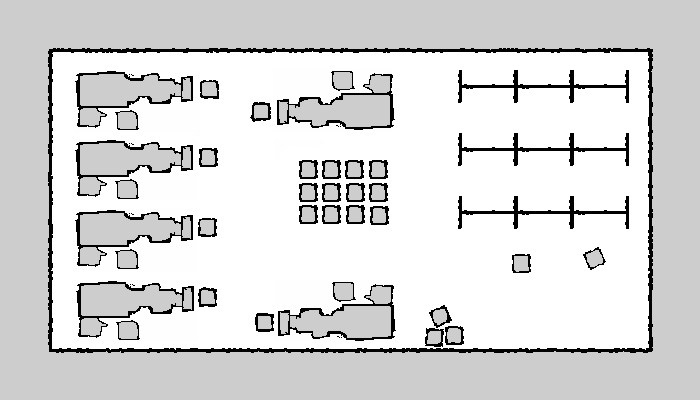
#> input picture Python_Design/FIS_Design/maps/warehouse_map.png, 700 x 400 px, found by its file name; its folder holds 3 pictures in this run
$ python PythonFISV1Implementation.py
#> lines starting #> are read from the running program, lines starting #| are printed output that depends on the picture; after the words box and inside, x2 and y2 are one past the last pixel; in counts of white or black regions, pixels touching at a corner belong together
### python_stuff/FIS_TestV1/PythonFISFunctionV1.py
"""

This program is a Python implementation of a Fuzzy Inference System (FIS)
that was first designed within MATLAB, using the Fuzzy Logic Designer.

This file serves to host the functions that are used within the FIS1 Test Folder.

This particular FIS utilizes the load history, weighted travel distance to task,
and the capabilities of each robot expressed as a triangular singleton membership
function.

"""
######################## Import Packages ########################

import numpy as np
import skfuzzy as fuzz
from skfuzzy import control as ctrl

####################### Define Functions ########################

def fis_create():

    ################ FIS Step 1: Define Fuzzy Sets ##################

    """
    Must firstly define the input linguistic variables. This involves:
        - Defining the linguistic variable itself
        - Defining the crisp universe of discourse for these variables
        - Defining the linguistic values and their membership functions
    """
    # universes of discourse:

    lh_range = [0, 5/6, 4, 5, 6, 55/6, 10]          # crisp values of importance from 0 to 10
    wtd_range = [0, 25/6, 20, 25, 30, 271/6, 50]    # crisp values of importance from 0 to 50
    cap_range = [0, 1, 2]                               # crisp values of importance from 0 to 2

    # define linguistic input variables:

    lh = ctrl.Antecedent(lh_range, 'Load History')
    wtd = ctrl.Antecedent(wtd_range, 'Weighted Travel Distance')
    cap = ctrl.Antecedent(cap_range, 'Capabilities')

    # define membership functions for the input variables:
    #   - we have 3 linguistic terms for each variable

    lh['Low'] = fuzz.trimf(lh.universe, [0, 0, 6])
    lh['Medium'] = fuzz.trimf(lh.universe, [5/6, 5, 55/6])
    lh['High'] = fuzz.trimf(lh.universe, [4, 10, 10])

    wtd['Low'] = fuzz.trimf(wtd.universe, [0, 0, 30])
    wtd['Medium'] = fuzz.trimf(wtd.universe, [25/6, 25, 271/6])
    wtd['High'] = fuzz.trimf(wtd.universe, [20, 50, 50])

    cap['No Matches'] = fuzz.trimf(cap.universe, [0, 0, 0])
    cap['One Match'] = fuzz.trimf(cap.universe, [1, 1, 1])
    cap['Two Matches'] = fuzz.trimf(cap.universe, [2, 2, 2])

    """
    Now we can define the output linguistic variable. This involves:
        - Defining the linguistic variable itself
        - Defining the crisp universe of discourse for this variable
        - Defining the linguistic value and its membership function
    """

    # universe of discourse:

    suit_range = [0, 5/12, 25/12, 2.5, 35/12, 55/12, 5, 65/12, 85/12, 7.5, 95/12, 115/12, 10]

    # define linguistic output variable:

    suit = ctrl.Consequent(suit_range, 'Suitability')

    # membership functions for linguistic values:

    suit['Very Low'] = fuzz.trimf(suit.universe, [0, 0, 25/12])
    suit['Low'] = fuzz.trimf(suit.universe, [5/12, 2.5, 55/12])
    suit['Medium'] = fuzz.trimf(suit.universe, [35/12, 5, 85/12])
    suit['High'] = fuzz.trimf(suit.universe, [65/12, 7.5, 115/12])
    suit['Very High'] = fuzz.trimf(suit.universe, [95/12, 10, 10])

    ################ FIS Step 2: Define Rule-Base ###################

    """
    Now we can define the fuzzy rule base. For a system with 3
    linguistic inputs, each with 3 linguistic variables, the
    rule-base can contain a maximum of 27 rules for a full
    description

    The following rules were selected based on their provided
    surface of control, which was sculpted iteratively through
    the rules.

    """
    rulebase = []

    # define rules for the mismatched case:

    rulebase.append(ctrl.Rule(cap['No Matches'], suit['Very Low']))

    # define rules for the one-match case:

    rulebase.append(ctrl.Rule(lh['Low'] & wtd['Low'] & cap['One Match'], suit['High']))
    rulebase.append(ctrl.Rule(lh['Medium'] & wtd['Low'] & cap['One Match'], suit['Medium']))
    rulebase.append(ctrl.Rule(lh['High'] & wtd['Low'] & cap['One Match'], suit['Medium']))
    rulebase.append(ctrl.Rule(lh['Low'] & wtd['Medium'] & cap['One Match'], suit['Medium']))
    rulebase.append(ctrl.Rule(lh['Medium'] & wtd['Medium'] & cap['One Match'], suit['Low']))
    rulebase.append(ctrl.Rule(lh['High'] & wtd['Medium'] & cap['One Match'], suit['Low']))
    rulebase.append(ctrl.Rule(lh['Low'] & wtd['High'] & cap['One Match'], suit['Medium']))
    rulebase.append(ctrl.Rule(lh['Medium'] & wtd['High'] & cap['One Match'], suit['Low']))
    rulebase.append(ctrl.Rule(lh['High'] & wtd['High'] & cap['One Match'], suit['Very Low']))

    # define rules for the two-match case:

    rulebase.append(ctrl.Rule(lh['Low'] & wtd['Low'] & cap['Two Matches'], suit['Very High']))
    rulebase.append(ctrl.Rule(lh['Medium'] & wtd['Low'] & cap['Two Matches'], suit['High']))
    rulebase.append(ctrl.Rule(lh['High'] & wtd['Low'] & cap['Two Matches'], suit['High']))
    rulebase.append(ctrl.Rule(lh['Low'] & wtd['Medium'] & cap['Two Matches'], suit['High']))
    rulebase.append(ctrl.Rule(lh['Medium'] & wtd['Medium'] & cap['Two Matches'], suit['Medium']))
    rulebase.append(ctrl.Rule(lh['High'] & wtd['Medium'] & cap['Two Matches'], suit['Medium']))
    rulebase.append(ctrl.Rule(lh['Low'] & wtd['High'] & cap['Two Matches'], suit['High']))
    rulebase.append(ctrl.Rule(lh['Medium'] & wtd['High'] & cap['Two Matches'], suit['Medium']))
    rulebase.append(ctrl.Rule(lh['High'] & wtd['High'] & cap['Two Matches'], suit['Very Low']))

    # define sculpting rules:

    rulebase.append(ctrl.Rule(lh['High'] & cap['One Match'], suit['Very Low']))
    rulebase.append(ctrl.Rule(wtd['High'] & cap['One Match'], suit['Very Low']))

    rulebase.append(ctrl.Rule(lh['High'] & cap['Two Matches'], suit['Very Low']))
    rulebase.append(ctrl.Rule(wtd['High'] & cap['Two Matches'], suit['Very Low']))

    return rulebase

# [26 lines left out: function fis_solve, not called in this run]

### Python_Design/FIS_Design/FIS_TestV1/PythonFISV1Implementation.py
"""
This program is for creating and spawning robots within a given
task environment, such that tasks can be allocated to them using
a fuzzy inference system.

This is for testing the fuzzy inference system on fake, simulated
agents within a fictitious environment

THIS FILE RUNS ONE SIMULATION

"""
######################## Import Packages ########################

import numpy as np
import matplotlib.pyplot as plt
import cv2
import os
import sys
import random
import math as m
import heapq
from PythonFISFunctionV1 import *
import pandas as pd
import tkinter as tk

################# Function & Class Definition ###################

class Robot:
    """
    This is a simplistic robot class for use in the FIS, it is
    used to create robotic objects. A robot consists of:
    - an ID tag, for referencing
    - a sensor type, either imagery, measurement, or both
    - a load history, which denotes how many times the robot has
      gone to the task site
    - their position within space
    - a travel distance, which represents how far a robot has to travel to the task site
    - a total travel distance that they have travelled overall
    - a weight, which is used to quantify the impact of their travelling
    - a suitability, which is to be calculated using the FIS
    - a color used in plotting
    """

    # constructor for robot objects:
    def __init__(self, id, sensor, position):
        self.id = id
        self.sensor = sensor
        self.load = 0.0
        self.position = position
        self.travel = 0.0
        self.total = 0.0
        self.weight = float(1 + random.uniform(-0.1, 0.1))
        self.suitability = 0.0
        self.color = (random.randint(0, 255), random.randint(0, 255), random.randint(0, 255))

    # for querying robots:
    # [7 lines left out: function display_robot_info, not called in this run]

def read_map(map_str, resolution):

    # get cwd, list all directories and append to the file path of the maps
    current_dir = os.getcwd()
    file_path = os.path.join(current_dir, "Python_Design", "FIS_Design", "maps", str(map_str))

    # check if that map exists, read image if it does
    if not os.path.isfile(file_path):
        sys.exit('No such file exists')
    else:
        image = cv2.imread(file_path,0)

    # load the map and dilate the borders to get a buffered image for navigation:
    image_rgb = cv2.cvtColor(image, cv2.COLOR_GRAY2RGB)
    buffered_image, spawn_locations = add_buffer(image, buffer)

    return image_rgb, buffered_image

# [63 lines left out: function dijkstra, not called in this run]

def add_buffer(image, buffer_size):

    # create a binary mask where black (0) and gray (205) areas are marked
    mask = np.where((image == 0) | (image == 205), 1, 0).astype(np.uint8)

    # create a kernel for dilation (buffer expansion)
    kernel = np.ones((buffer_size, buffer_size), np.uint8)

    # dilate the mask (expand obstacles)
    dilated_mask = cv2.dilate(mask, kernel, iterations=1)

    # create a new image where dilated areas are treated as non-navigable (set to black)
    buffered_image = image.copy()
    buffered_image[dilated_mask == 1] = 0  # set dilated areas to black (0)

    # white space detection:
    spawn_locations = np.flip(np.column_stack(np.where(np.flipud(buffered_image) >= 254)),axis = 1)

    return buffered_image, spawn_locations

# [32 lines left out: functions generate_image, draw_circles_on_image, not called in this run]

def initialize_plot():

    # start a tkinter window
    root = tk.Tk()

    # get screen width & height off of tkinter window, calculate figure height
    screen_width = root.winfo_screenwidth()
    screen_height = root.winfo_screenheight()
    dpi = 100
    fig_width_in = (screen_width*0.8)/dpi
    fig_height_in = (screen_height*0.8)/dpi

    # kill tkinter
    root.destroy()

    # make a figure, set the size and position of the figure
    fig = plt.figure(figsize = (fig_width_in, fig_height_in), dpi = dpi)
    ax = fig.add_subplot(1,1,1)
    figure_manager = plt.get_current_fig_manager()
    fig_width = int(fig_width_in * dpi)
    fig_height = int(fig_height_in * dpi)
    x_position = (screen_width - fig_width) // 2
    y_position = (screen_height - fig_height) // 2
    figure_manager.window.wm_geometry(f"{fig_width}x{fig_height}+{x_position}+{y_position}")

    # scatter in the corner for legend
    plt.scatter(0,0, color = (1, 0, 0), label = 'Task')
    for id, robot in robots.items():
        plt.scatter(0,0, color = (robot.color[0]/255, robot.color[1]/255, robot.color[2]/255), label = robot.id)
    plt.legend()

#################             Main             ###################

# simulation parameters:
resolution = 0.05               # resolution of the map, slam_toolbox default
map_str = "warehouse_map.png"   # string value of the map name
visualize = True                # whether to view or not
buffer = 5                      # distance in pixels that obstacles should be avoided

nr = 4                      # number of robots in the MRS
x = 2                       # number of camera equipped robots within the MRS
y = nr - x                  # number of measurement equipped robots within the MRS
task_num = 10               # number of task sites and ultimately the length of the simulation
robots = {}                 # empty dictionary to hold robot objects once created

bid = np.zeros((nr,3), dtype = object)      # empty array to store robot bids
cumulative_distance = 0                     # cumulative weighted travel distance amongst all robots, initialized

# determine task and robot sites:
match map_str:
    # for the warehouse case:
    case "warehouse_map.png":
        locations = [(64,63), (64,157), (64,231), (63,300), (175, 65), (172,123),
             (171,188), (180,262), (182,330), (288,74), (221,120), (238,192),
             (229,260), (241,321), (405,324), (405, 105), (339,146), (342,248),
             (285,265), (425,98), (422,150), (417,226), (428,266), (490,304),
             (539,332), (559,290), (591,327),(558,259), (633,333), (481,115),
             (544,115), (604,115), (487,179), (547,179), (603,179), (600,67)]
        random.shuffle(locations)   # shuffle the locations list so that each time the simulation is ran the robots and tasks are in different locations
        tasks = locations[0:task_num]
        positions = locations[task_num::]

    # for the lab case:
    case "edited_map.png":
        locations = [(36,297), (29,276), (59,300), (73,293), (82,266), (121,278),
                    (106,287), (46,229), (83,232), (102,204), (80,183), (50,174),
                    (77,151), (125,159), (121,104), (118,82), (80,76), (77,49),
                    (76,26), (121,20), (145,23), (185,23), (213,29), (217,66),
                    (183,68), (153,66), (219,86), (235,74), (257,96), (284,80),
                    (63,90), (187,63), (159,11), (71,214), (75,143), (49,294)]
        random.shuffle(locations)   # shuffle the locations list so that each time the simulation is ran the robots and tasks are in different locations
        tasks = locations[0:task_num]
        positions = locations[task_num::]

# spawn robots based on the user defined mission parameters:
for num in range(1, nr+1):
    robot_name = f"Robot {num}"

    # if we haven't exceeded the number of imagery robots
    if num <= x:
        robots[robot_name] = Robot(
            id = num,
            sensor = "Imagery",
            position = positions[num-1],
        )
    # else make measurement robots
    else:
        robots[robot_name] = Robot(
            id = num,
            sensor = "Measurement",
            position = positions[num-1],
        )

# initialize map:
image_rgb, buffered_image = read_map(map_str, resolution)
#> in read_map, image is the input picture: shape (400, 700); min 0, max 255, mean 216.3
#> in add_buffer, `mask = np.where((image == 0) | (image == 205), 1, 0).astype(np.uint8)`:
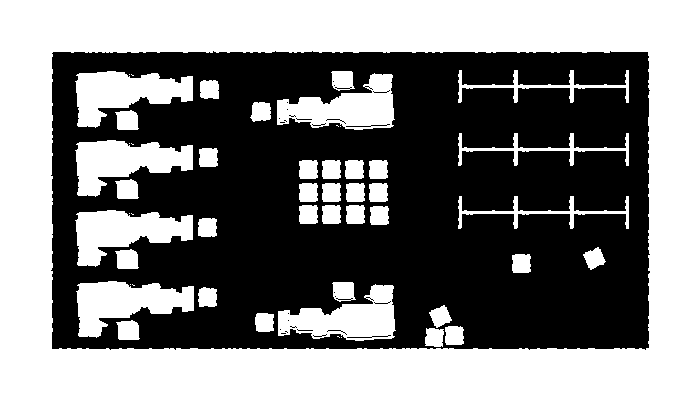
#> mask: shape (400, 700); values 0 (black) and 1 (white), 49.7% white; 51 white regions (12 under 20 px), largest, box (x1, y1, x2, y2) and area: (0, 0, 700, 400) 103228, (75, 71, 193, 128) 3847, (75, 140, 193, 197) 3847
#> in add_buffer, `dilated_mask = cv2.dilate(mask, kernel, iterations=1)`:
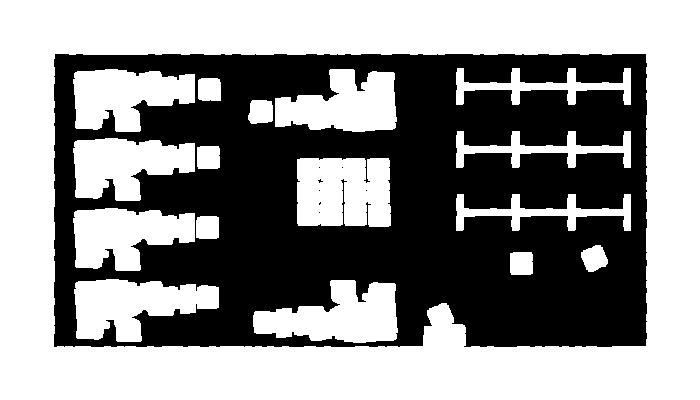
#> dilated_mask: shape (400, 700); values 0 (black) and 1 (white), 56.3% white; 8 black regions (7 under 20 px), largest, box (x1, y1, x2, y2) and area: (54, 54, 647, 347) 122403
#> in add_buffer, `buffered_image[dilated_mask == 1] = 0`:
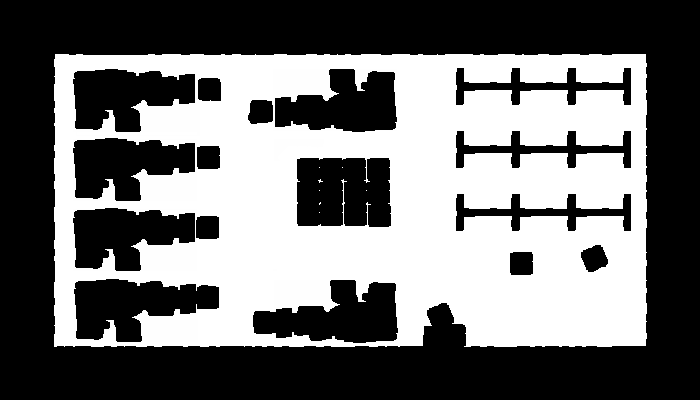
#> buffered_image: shape (400, 700); min 0, max 255, mean 111.4
#> in add_buffer, `spawn_locations = np.flip(np.column_stack(np.where(np.flipud(buffered_..`: spawn_locations = 122421 pairs, first value 54 to 646, second value 53 to 345

# initialize plot:
initialize_plot()

# create fuzzy inference rulebase:
#> (the run stopped early here; a loop or call above may not have finished)
